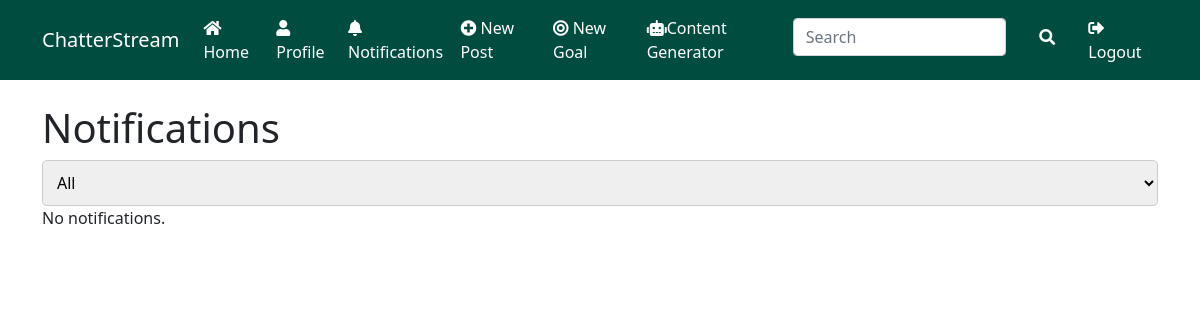
The app's page /notifications (signed in), older data.
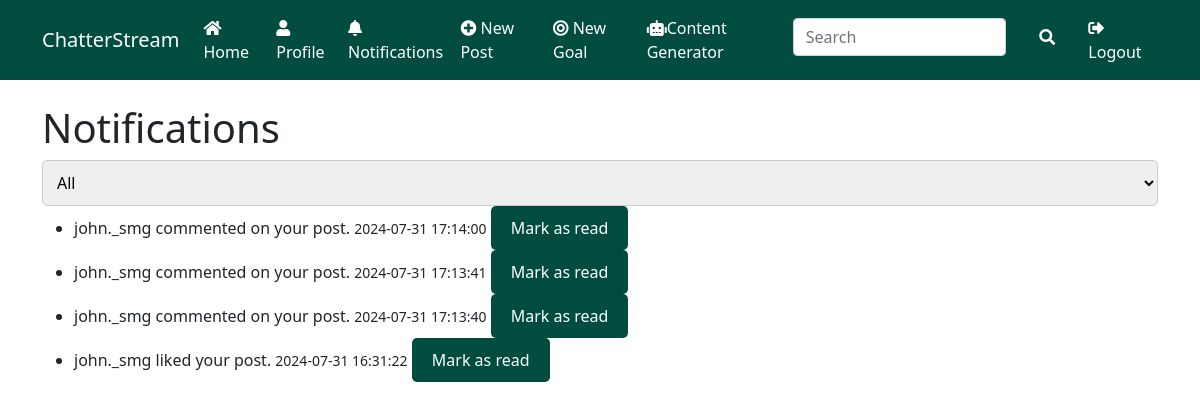
The same page, newer data.
### app.py (models this page shows)
class Notification(db.Model):
    id = db.Column(db.Integer, primary_key=True)
    user_id = db.Column(db.Integer, db.ForeignKey('user.id'), nullable=False)
    message = db.Column(db.String(500), nullable=False)
    timestamp = db.Column(db.DateTime, index=True, default=datetime.utcnow)
    read = db.Column(db.Boolean, default=False)

### app.py (the view)
@app.route('/notifications')
@login_required
def notifications():
    notifications = Notification.query.filter_by(user_id=current_user.id).order_by(Notification.timestamp.desc()).all()
    return render_template('notifications.html', notifications=notifications)

### app.py (called while the page is built)
@login_manager.user_loader
def load_user(user_id):
    return User.query.get(int(user_id))

def get_trending_hashtags():
    recent_posts = Post.query.order_by(Post.date_posted.desc()).limit(100).all()
    hashtags = {}
    for post in recent_posts:
        for tag in post.hashtags.split():
            hashtags[tag] = hashtags.get(tag, 0) + 1
    return sorted(hashtags.items(), key=lambda x: x[1], reverse=True)[:5]

@app.context_processor
def inject_trending_hashtags():
    return dict(trending_hashtags=get_trending_hashtags())

### templates/notifications.html (shortened to what this page needs)
{% extends "base.html" %}
{% block content %}
    <h1>Notifications</h1>
    <div class="notification-filter">
        <select id="notificationFilter">
            <option value="all">All</option>
        </select>
    </div>
    {% if notifications %}
    <ul>
    {% for notification in notifications %}
        <li>
            {{ notification.message }}
            <small>{{ notification.timestamp.strftime('%Y-%m-%d %H:%M:%S') }}</small>
            {% if not notification.read %}
                <form action="{{ url_for('mark_notification_read', notification_id=notification.id) }}" method="POST" style="display: inline;">
                    <button type="submit">Mark as read</button>
                </form>
            {% endif %}
        </li>
    {% endfor %}
    </ul>
{% else %}
    <p>No notifications.</p>
{% endif %}
{% endblock %}

### templates/base.html (shortened to what this page needs)
<!DOCTYPE html>
<html lang="en">
<head>
    <link rel="stylesheet" href="https://cdnjs.cloudflare.com/ajax/libs/font-awesome/5.15.3/css/all.min.css">
    <link rel="stylesheet" href="{{ url_for('static', filename='style.css') }}">
    <link href="https://cdn.jsdelivr.net/npm/bootstrap@5.1.3/dist/css/bootstrap.min.css" rel="stylesheet">
</head>
<body>
    <nav class="navbar navbar-expand-lg navbar-light">
        <div class="container">
            <a class="navbar-brand" href="{{ url_for('home') }}">ChatterStream</a>
            <div class="collapse navbar-collapse" id="navbarNav">
                <ul class="navbar-nav ms-auto">
                    {% if current_user.is_authenticated %}
                        <li class="nav-item">
                            <a class="nav-link" href="{{ url_for('home') }}"><i class="fas fa-home"></i> Home</a>
                        </li>
                        <li class="nav-item">
                            <a class="nav-link" href="{{ url_for('profile', username=current_user.username) }}"><i class="fas fa-user"></i> Profile</a>
                        </li>
                        <li class="nav-item">
                            <a class="nav-link" href="{{ url_for('notifications') }}"><i class="fas fa-bell"></i> Notifications</a>
                        </li>
                        <li class="nav-item">
                            <a class="nav-link" href="{{ url_for('post') }}"><i class="fas fa-plus-circle"></i> New Post</a>
                        </li>
                        <li class="nav-item">
                            <a class="nav-link" href="{{ url_for('goal') }}"><i class="fas fa-bullseye"></i> New Goal</a>
                        </li>
                        <li>
                            <a class="nav-link" href="https://contentgeneration-29qp.onrender.com"><i class="fas fa-robot"></i>Content Generator</a>
                        </li>
                        <li class="nav-item">
                            <form class="d-flex" action="{{ url_for('search') }}" method="GET">
                                <input class="form-control me-2" type="search" placeholder="Search" aria-label="Search" name="q">
                                <button class="btn btn-outline-success" type="submit">
                                    <i class="fas fa-search"></i>
                                </button>
                            </form>
                        </li>
                        <li class="nav-item">
                            <a class="nav-link" href="{{ url_for('logout') }}"><i class="fas fa-sign-out-alt"></i> Logout</a>
                        </li>
                    {% endif %}
                </ul>
            </div>
        </div>
    </nav>
    <div class="container mt-4">
        {% block content %}{% endblock %}
    </div>
</body>
</html>

### static/style.css (style rules this page uses)
body { font-family: Arial, sans-serif; background-color: #f8f9fa; color: #333; margin: 0; padding: 0; }
.navbar { background-color: #004d40; }
.navbar-brand, .nav-link { color: #ffffff !important; }
.btn, .post-actions a, .pagination a { background-color: #004d40; color: #ffffff; border: none; padding: 10px 20px; cursor: pointer; border-radius: 5px; text-decoration: none; display: inline-block; text-align: center; margin: 5px; transition: background-color 0.3s ease, color 0.3s ease; }
input[type="text"], input[type="password"], input[type="email"], input[type="date"], textarea, select, .form-control, .form-select { width: 100%; padding: 10px; margin: 10px 0; border: 1px solid #ccc; border-radius: 5px; }
input[type="submit"], button[type="submit"] { background-color: #004d40; color: #ffffff; border: none; padding: 10px 20px; cursor: pointer; border-radius: 5px; }
* { transition: color 0.3s ease, background-color 0.3s ease, border-color 0.3s ease, box-shadow 0.3s ease; }

Row changes from the older to the newer data that the page shows:
added Notification: message "john._smg commented on your post.", timestamp "2024-07-31 17:14:00"
added Notification: message "john._smg commented on your post.", timestamp "2024-07-31 17:13:41"
added Notification: message "john._smg commented on your post.", timestamp "2024-07-31 17:13:40"
added Notification: message "john._smg liked your post.", timestamp "2024-07-31 16:31:22"
Text that changed along with them:
text no longer shown: "No notifications."
